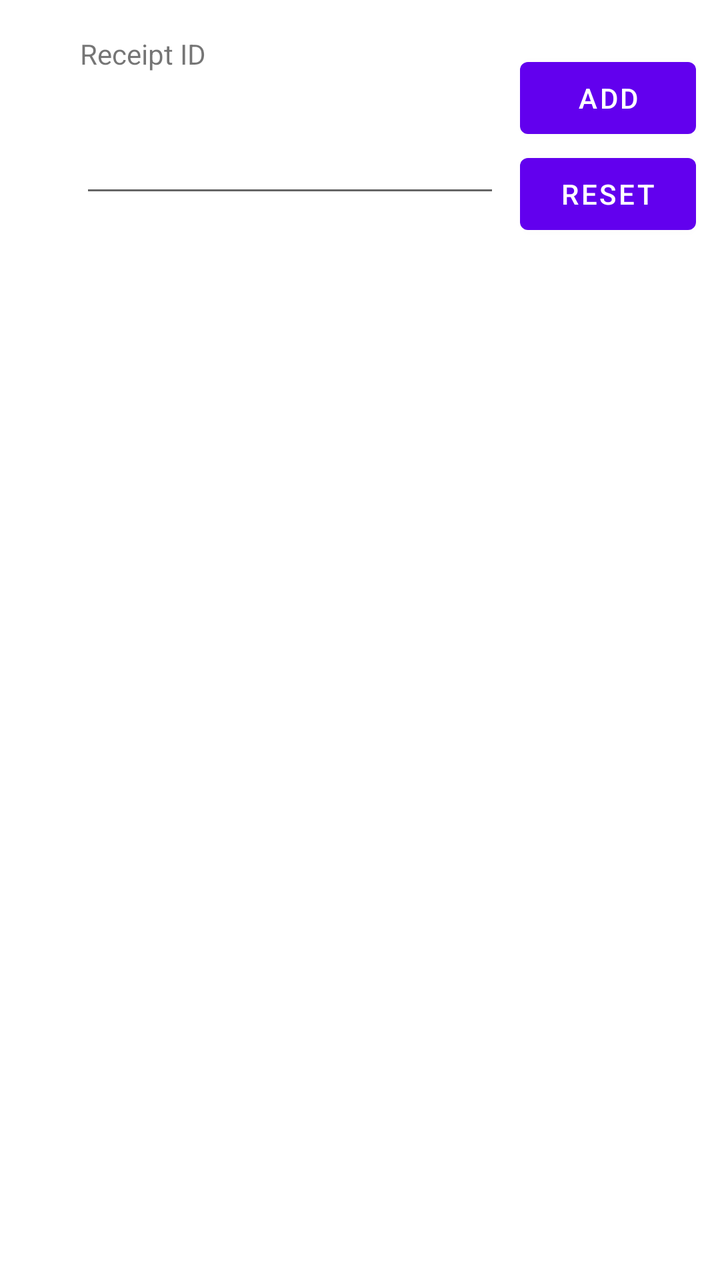
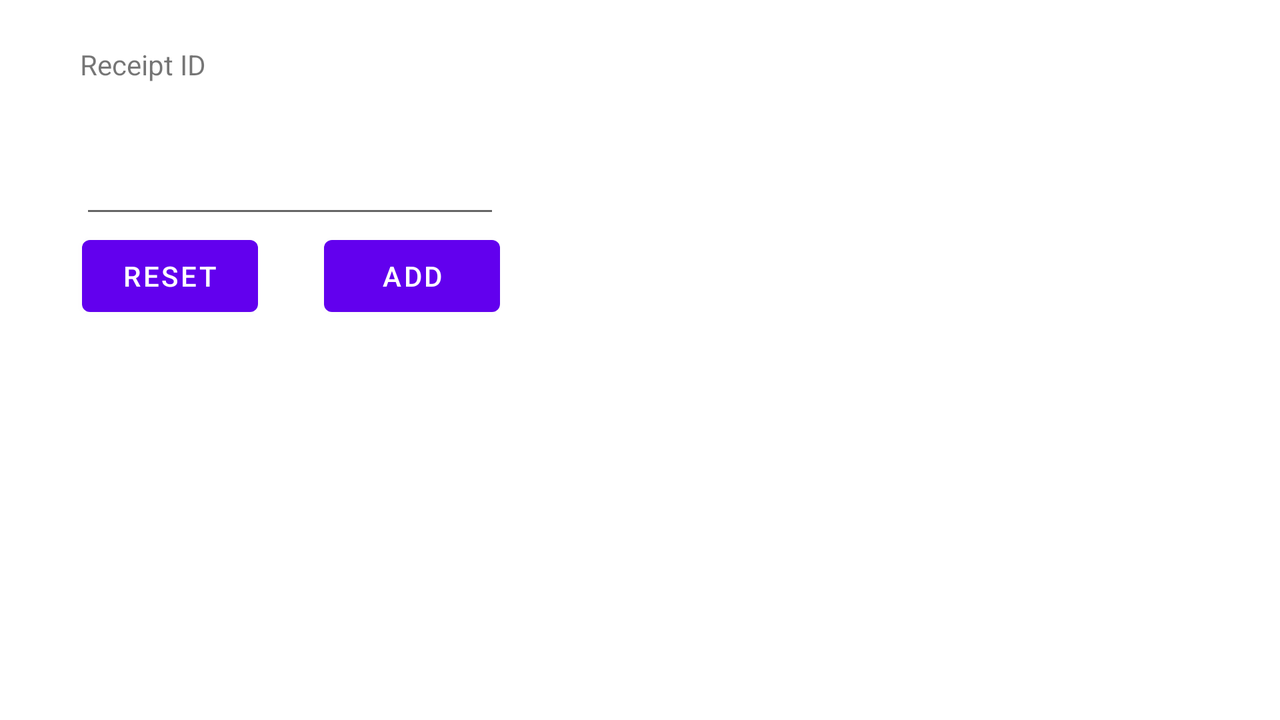

An Android layout and its configuration variant, each rendered on a device that would load it. The default file and the variant file are quoted in full after the pictures.
<!-- AndroidManifest.xml: application theme Theme.ReceiptTracker -->
<!-- res/layout/activity_main.xml -->
<?xml version="1.0" encoding="utf-8"?>
<androidx.constraintlayout.widget.ConstraintLayout xmlns:android="http://schemas.android.com/apk/res/android"
    xmlns:app="http://schemas.android.com/apk/res-auto"
    xmlns:tools="http://schemas.android.com/tools"
    android:layout_width="match_parent"
    android:layout_height="match_parent"
    android:onClick="onResetMemoryBtnClick"
    tools:context=".MainActivity">

    <Button
        android:id="@+id/searchBtn"
        android:layout_width="wrap_content"
        android:layout_height="wrap_content"
        android:onClick="onSearchBtnClick"
        android:text="@string/add"
        app:layout_constraintBottom_toTopOf="@+id/receiptRecyclerView"
        app:layout_constraintEnd_toEndOf="parent"
        app:layout_constraintHorizontal_bias="0.452"
        app:layout_constraintStart_toEndOf="@+id/receiptText"
        app:layout_constraintTop_toTopOf="parent"
        app:layout_constraintVertical_bias="0.24" />

    <Button
        android:id="@+id/resetMemoryBtn"
        android:layout_width="wrap_content"
        android:layout_height="wrap_content"
        android:onClick="onResetMemoryBtnClick"
        android:text="@string/reset"
        app:layout_constraintEnd_toEndOf="parent"
        app:layout_constraintHorizontal_bias="0.452"
        app:layout_constraintStart_toEndOf="@+id/receiptText"
        app:layout_constraintTop_toBottomOf="@+id/searchBtn" />

    <EditText
        android:id="@+id/receiptText"
        android:layout_width="210dp"
        android:layout_height="50dp"
        android:layout_marginStart="40dp"
        android:layout_marginTop="48dp"
        android:ems="10"
        android:importantForAutofill="no"
        android:inputType="textPersonName"
        android:minHeight="48dp"
        app:layout_constraintBottom_toTopOf="@+id/receiptRecyclerView"
        app:layout_constraintStart_toStartOf="parent"
        app:layout_constraintTop_toTopOf="parent"
        app:layout_constraintVertical_bias="0.102"
        tools:ignore="SpeakableTextPresentCheck" />

    <TextView
        android:id="@+id/textView2"
        android:layout_width="wrap_content"
        android:layout_height="wrap_content"
        android:text="@string/receiptId"
        app:layout_constraintBottom_toTopOf="@+id/receiptText"
        app:layout_constraintStart_toStartOf="@+id/receiptText"
        app:layout_constraintTop_toTopOf="parent" />

    <androidx.recyclerview.widget.RecyclerView
        android:id="@+id/receiptRecyclerView"
        android:layout_width="411dp"
        android:layout_height="460dp"
        android:layout_marginTop="152dp"
        android:visibility="visible"
        app:layout_constraintStart_toStartOf="parent"
        app:layout_constraintTop_toTopOf="parent" />

</androidx.constraintlayout.widget.ConstraintLayout>
<!-- resources referenced by this layout -->
<resources>
  <string name="add">Add</string>
  <string name="receiptId">Receipt ID</string>
  <string name="reset">Reset</string>
  <style name="Theme.ReceiptTracker" parent="Theme.MaterialComponents.DayNight.DarkActionBar">
          
          <item name="colorPrimary">@color/purple_500</item>
          <item name="colorPrimaryVariant">@color/purple_700</item>
          <item name="colorOnPrimary">@color/white</item>
          
          <item name="colorSecondary">@color/teal_200</item>
          <item name="colorSecondaryVariant">@color/teal_700</item>
          <item name="colorOnSecondary">@color/black</item>
          
          <item name="android:statusBarColor" tools:targetApi="l">?attr/colorPrimaryVariant</item>
          
      </style>
</resources>
<!-- res/layout-land/activity_main.xml (the repository's variant of the layout above) -->
<!-- drawn on the phone turned sideways -->
<?xml version="1.0" encoding="utf-8"?>
<androidx.constraintlayout.widget.ConstraintLayout xmlns:android="http://schemas.android.com/apk/res/android"
    xmlns:app="http://schemas.android.com/apk/res-auto"
    xmlns:tools="http://schemas.android.com/tools"
    android:layout_width="match_parent"
    android:layout_height="match_parent"
    android:onClick="onResetMemoryBtnClick"
    tools:context=".MainActivity">

    <Button
        android:id="@+id/searchBtn"
        android:layout_width="wrap_content"
        android:layout_height="wrap_content"
        android:onClick="onSearchBtnClick"
        android:text="@string/add"
        app:layout_constraintEnd_toEndOf="@+id/receiptText"
        app:layout_constraintTop_toBottomOf="@+id/receiptText" />

    <Button
        android:id="@+id/resetMemoryBtn"
        android:layout_width="wrap_content"
        android:layout_height="wrap_content"
        android:layout_marginEnd="32dp"
        android:onClick="onResetMemoryBtnClick"
        android:text="@string/reset"
        app:layout_constraintEnd_toStartOf="@+id/searchBtn"
        app:layout_constraintStart_toStartOf="@+id/receiptText"
        app:layout_constraintTop_toBottomOf="@+id/receiptText" />

    <EditText
        android:id="@+id/receiptText"
        android:layout_width="210dp"
        android:layout_height="50dp"
        android:layout_marginStart="40dp"
        android:layout_marginTop="64dp"
        android:ems="10"
        android:importantForAutofill="no"
        android:inputType="textPersonName"
        android:minHeight="48dp"
        app:layout_constraintStart_toStartOf="parent"
        app:layout_constraintTop_toTopOf="parent"
        tools:ignore="SpeakableTextPresentCheck" />

    <TextView
        android:id="@+id/textView2"
        android:layout_width="wrap_content"
        android:layout_height="wrap_content"
        android:text="@string/receiptId"
        app:layout_constraintBottom_toTopOf="@+id/receiptText"
        app:layout_constraintStart_toStartOf="@+id/receiptText"
        app:layout_constraintTop_toTopOf="parent" />

    <androidx.recyclerview.widget.RecyclerView
        android:id="@+id/receiptRecyclerView"
        android:layout_width="411dp"
        android:layout_height="460dp"
        android:visibility="visible"
        app:layout_constraintEnd_toEndOf="parent"
        app:layout_constraintTop_toTopOf="parent" />

</androidx.constraintlayout.widget.ConstraintLayout>
